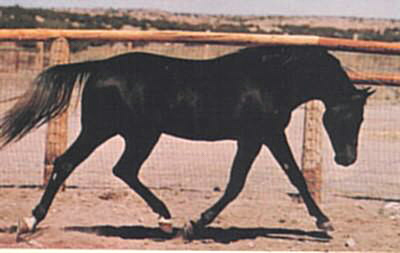
#> input picture python_pruebas/scikit_slic/horse0.png, 400 x 253 px
$ python prueba.py
#> lines starting #> are read from the running program, lines starting #| are printed output that depends on the picture
from skimage.io import imread
from skimage.transform import resize
from matplotlib import pyplot as plt
import matplotlib.cm as cm

egImg = "horse0.png"
img = imread(egImg, as_gray = True)
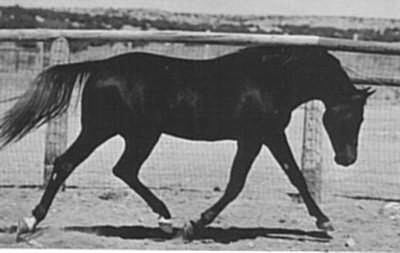
#> img: shape (253, 400) float64; min 0.0697, max 0.999, mean 0.483
plt.imshow(img, cmap = cm.gray)
plt.show()


import numpy as np
check = np.zeros((9, 9))
check[::2, 1::2] = 1
check[1::2, ::2] = 1
import matplotlib.pyplot as plt
plt.imshow(check, cmap='gray', interpolation='nearest')
plt.show()
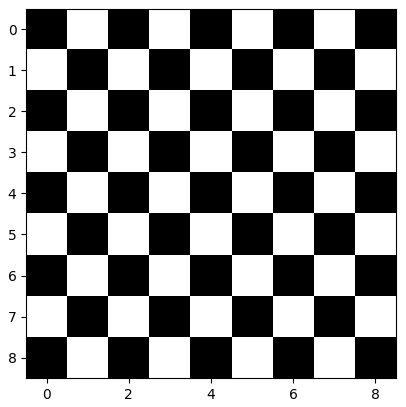
#> figure drawn by matplotlib, 1 panel
